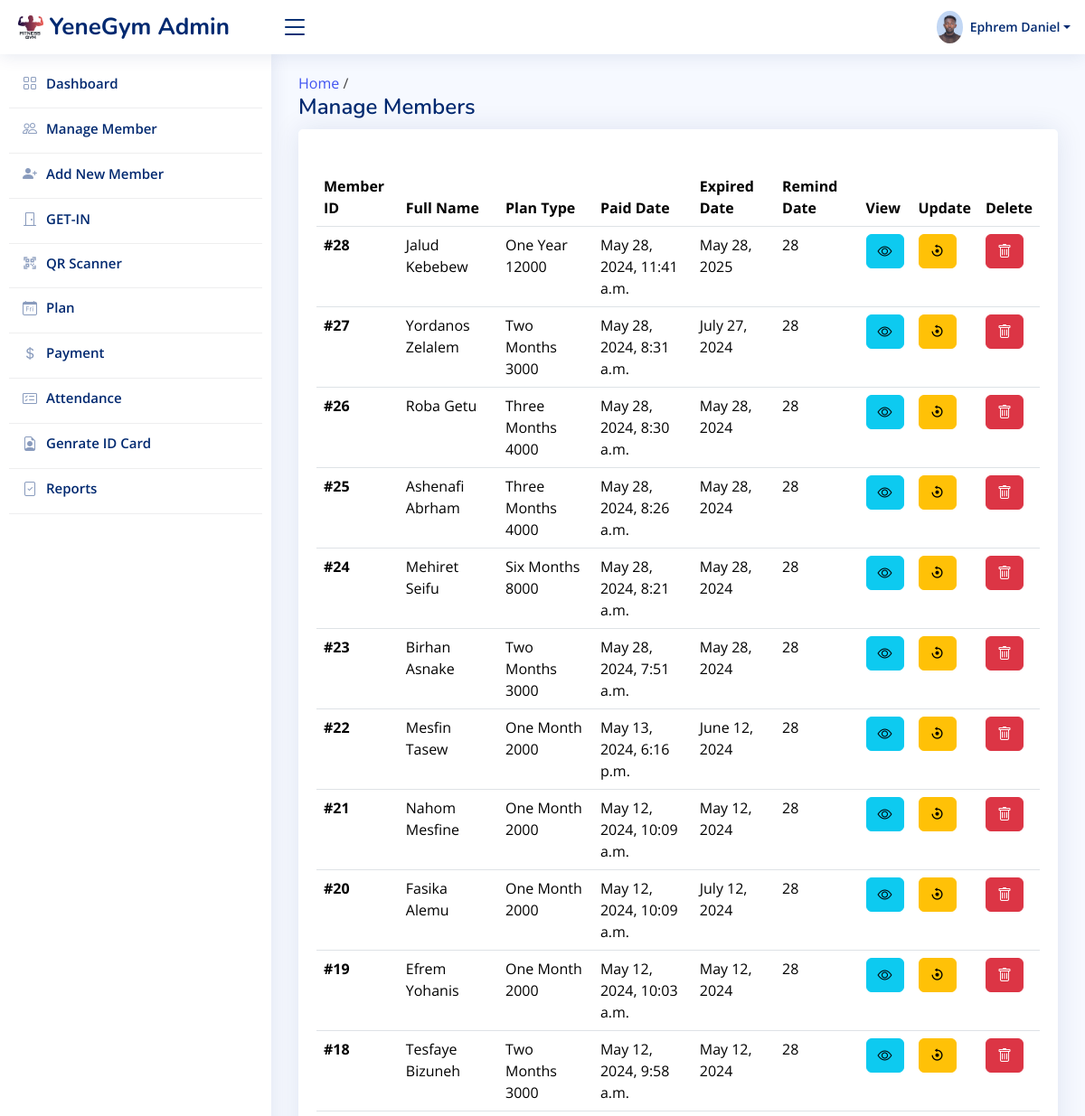
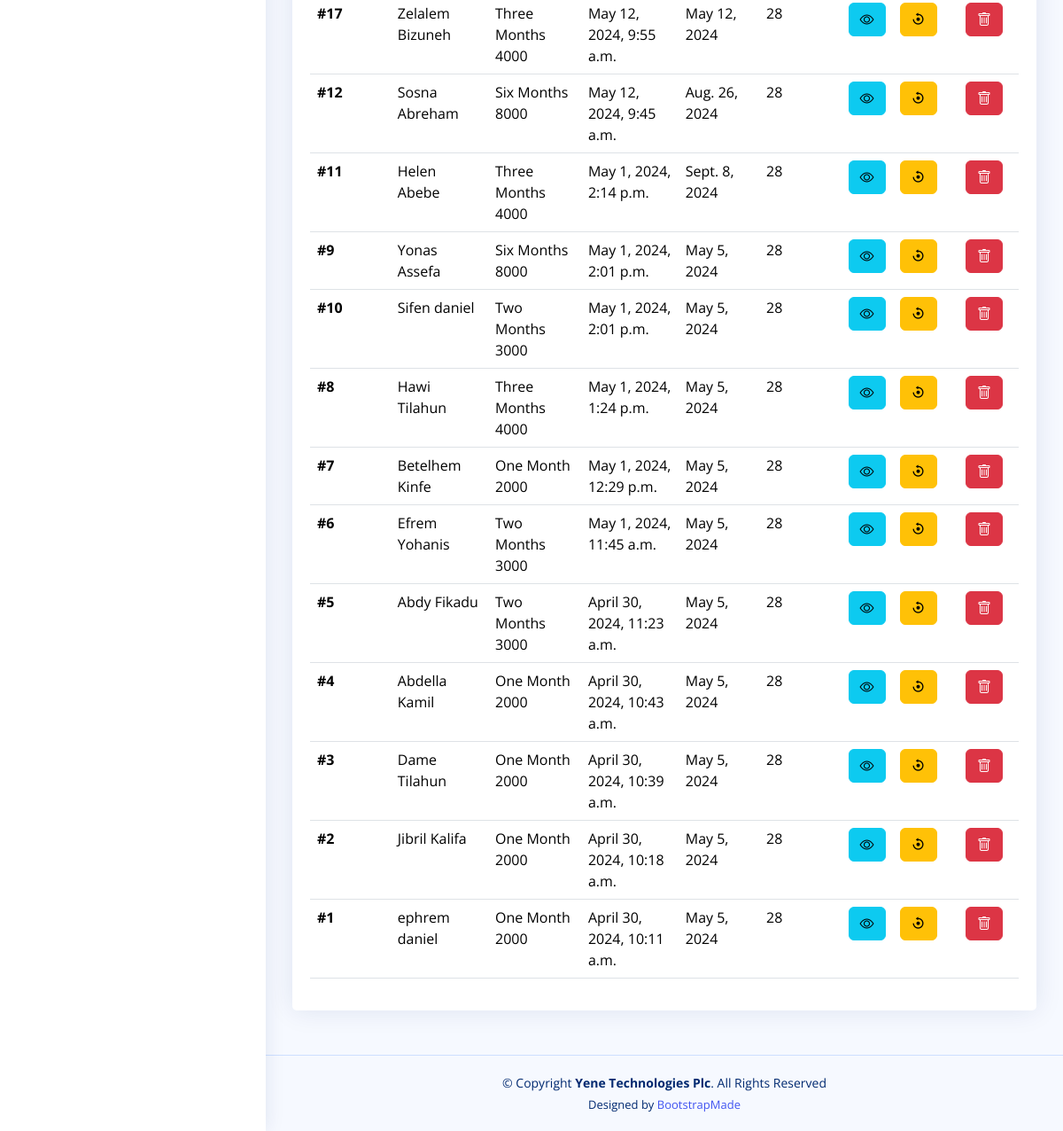
Screenshot of /manageMembers/ (signed in) with the database file from the repository (2 pictures, top to bottom).
### gymManagement/models.py (models this page shows, shortened)
class GymMember(models.Model):
    firstName=models.CharField(max_length=50)
    lastName=models.CharField(max_length=50)
    email=models.CharField(max_length=50)
    phone=models.CharField(max_length=14,default='0900000000')
    gender=models.CharField(max_length=8,default="Male")
    photo=models.ImageField(upload_to='upload/profile',blank=True,null=True,default='upload/profile/defaultUserImg.jpeg')
    plan=models.ForeignKey(Plan,on_delete=models.SET_NULL,null=True,blank=True)
    expireDate=models.DateField(default=datetime.date.today())
    joinedAt=models.DateField(default=datetime.date.today())
    paidAt=models.DateTimeField(default=datetime.datetime.today())
    active=models.BooleanField(default=True)

class Plan(models.Model):
    name=models.CharField(max_length=50,default='normal')
    title=models.CharField(max_length=50)
    period=models.IntegerField(default=30)
    price=models.IntegerField(default=0)
    createdAt=models.DateTimeField(default=datetime.datetime.today())
    def __str__(self) -> str:
        return self.title + " " + str(self.price)

### gymManagement/views.py (the view)
# urls.py: path('manageMembers/',views.manageMembers,name='manageMembers'),
def manageMembers(request):
    if request.user.is_authenticated:
        gymMembers=models.GymMember.objects.all().order_by('-paidAt')
        context={
            'gymMembers':gymMembers,
        }
        return render(request,'manageMembers.html',context)
    messages.error(request,'login first')
    return render(request,'login.html')

### gymManagement/templates/manageMembers.html (shortened to what this page needs)
{% extends 'base.html'%}
{% load static %}
{% block content %}
  <main id="main" class="main">
    <a href="{% url 'home' %}">Home</a>  /
    <div class="pagetitle">
      <h1>Manage Members</h1>
    </div>
    <section class="section">
      <div class="row">
        <div class="col-12 ">
      <div class="card overflow-auto">
        <div class="card-body">
          <h5 class="card-title"></h5>
          <table class="table datatable">
            <thead>
              <tr>
                <th scope="col">Member ID</th>
                <th scope="col">Full Name</th>
                <th scope="col">Plan Type</th>
                <th scope="col">Paid Date</th>
                <th scope="col">Expired Date</th>
                <th scope="col">Remind Date</th>
                <th scope="col">View</th>
                <th scope="col">Update</th>
                <th scope="col">Delete</th>
              </tr>
            </thead>
            <tbody>
              {% for gymMember in gymMembers %}
              <tr>
                <th scope="row">#{{gymMember.pk}}</th>
                <td>{{gymMember.firstName}} {{gymMember.lastName}}</td>
                <td>{{gymMember.plan}}</td>
                <td>{{gymMember.paidAt}}</td>
                <td>{{gymMember.expireDate}}</td>
                <td>28</td>
                <td><a href="{% url 'gymMemberProfile' id=gymMember.pk %}" class="btn btn-info"><i class="bi bi-eye"></i></a></td>
                <td><a href="{% url 'updateMember' id=gymMember.pk %}" class="btn btn-warning"><i class="bx bx-reset"></i></a></td>
                <td><button class="btn btn-danger"><i class="bi bi-trash"></i></button></td>
              </tr>{% endfor %}
            </tbody>
          </table>
        </div>
      </div>
    </div>
    </div>
    </section>
  </main>
{% endblock %}

### static/assets/css/style.css (style rules this page uses)
:root { scroll-behavior: smooth; }
body { font-family: "Open Sans", sans-serif; background: #f6f9ff; color: #444444; }
a { color: #4154f1; text-decoration: none; }
h1, h2, h3, h4, h5, h6 { font-family: "Nunito", sans-serif; }
#main { margin-top: 60px; padding: 20px 30px; transition: all 0.3s; }
.pagetitle { margin-bottom: 10px; }
.pagetitle h1 { font-size: 24px; margin-bottom: 0; font-weight: 600; color: #012970; }
.card { margin-bottom: 30px; border: none; border-radius: 5px; box-shadow: 0px 0 30px rgba(1, 41, 112, 0.1); }
.card-title { padding: 20px 0 15px 0; font-size: 18px; font-weight: 500; color: #012970; font-family: "Poppins", sans-serif; }
.card-body { padding: 0 20px 20px 20px; }
@media (min-width: 1200px) { #main, #footer { margin-left: 300px; } }

### rows the page displays
GymMember: pk "28", firstName "Jalud", lastName "Kebebew", plan "One Year 12000", paidAt "May 28, 2024, 11:41 a.m.", expireDate "May 28, 2025"
GymMember: pk "27", firstName "Yordanos", lastName "Zelalem", plan "Two Months 3000", paidAt "May 28, 2024, 8:31 a.m.", expireDate "July 27, 2024"
GymMember: pk "26", firstName "Roba", lastName "Getu", plan "Three Months 4000", paidAt "May 28, 2024, 8:30 a.m.", expireDate "May 28, 2024"
GymMember: pk "25", firstName "Ashenafi", lastName "Abrham", plan "Three Months 4000", paidAt "May 28, 2024, 8:26 a.m.", expireDate "May 28, 2024"
GymMember: pk "24", firstName "Mehiret", lastName "Seifu", plan "Six Months 8000", paidAt "May 28, 2024, 8:21 a.m.", expireDate "May 28, 2024"
GymMember: pk "23", firstName "Birhan", lastName "Asnake", plan "Two Months 3000", paidAt "May 28, 2024, 7:51 a.m.", expireDate "May 28, 2024"
GymMember: pk "22", firstName "Mesfin", lastName "Tasew", plan "One Month 2000", paidAt "May 13, 2024, 6:16 p.m.", expireDate "June 12, 2024"
GymMember: pk "21", firstName "Nahom", lastName "Mesfine", plan "One Month 2000", paidAt "May 12, 2024, 10:09 a.m.", expireDate "May 12, 2024"
GymMember: pk "20", firstName "Fasika", lastName "Alemu", plan "One Month 2000", paidAt "May 12, 2024, 10:09 a.m.", expireDate "July 12, 2024"
GymMember: pk "19", firstName "Efrem", lastName "Yohanis", plan "One Month 2000", paidAt "May 12, 2024, 10:03 a.m.", expireDate "May 12, 2024"
GymMember: pk "18", firstName "Tesfaye", lastName "Bizuneh", plan "Two Months 3000", paidAt "May 12, 2024, 9:58 a.m.", expireDate "May 12, 2024"
GymMember: pk "17", firstName "Zelalem", lastName "Bizuneh", plan "Three Months 4000", paidAt "May 12, 2024, 9:55 a.m.", expireDate "May 12, 2024"
GymMember: pk "12", firstName "Sosna", lastName "Abreham", plan "Six Months 8000", paidAt "May 12, 2024, 9:45 a.m.", expireDate "Aug. 26, 2024"
GymMember: pk "11", firstName "Helen", lastName "Abebe", plan "Three Months 4000", paidAt "May 1, 2024, 2:14 p.m.", expireDate "Sept. 8, 2024"
GymMember: pk "9", firstName "Yonas", lastName "Assefa", plan "Six Months 8000", paidAt "May 1, 2024, 2:01 p.m.", expireDate "May 5, 2024"
GymMember: pk "10", firstName "Sifen", lastName "daniel", plan "Two Months 3000", paidAt "May 1, 2024, 2:01 p.m.", expireDate "May 5, 2024"
GymMember: pk "8", firstName "Hawi", lastName "Tilahun", plan "Three Months 4000", paidAt "May 1, 2024, 1:24 p.m.", expireDate "May 5, 2024"
GymMember: pk "7", firstName "Betelhem", lastName "Kinfe", plan "One Month 2000", paidAt "May 1, 2024, 12:29 p.m.", expireDate "May 5, 2024"
GymMember: pk "6", firstName "Efrem", lastName "Yohanis", plan "Two Months 3000", paidAt "May 1, 2024, 11:45 a.m.", expireDate "May 5, 2024"
GymMember: pk "5", firstName "Abdy", lastName "Fikadu", plan "Two Months 3000", paidAt "April 30, 2024, 11:23 a.m.", expireDate "May 5, 2024"
GymMember: pk "4", firstName "Abdella", lastName "Kamil", plan "One Month 2000", paidAt "April 30, 2024, 10:43 a.m.", expireDate "May 5, 2024"
GymMember: pk "3", firstName "Dame", lastName "Tilahun", plan "One Month 2000", paidAt "April 30, 2024, 10:39 a.m.", expireDate "May 5, 2024"
GymMember: pk "2", firstName "Jibril", lastName "Kalifa", plan "One Month 2000", paidAt "April 30, 2024, 10:18 a.m.", expireDate "May 5, 2024"
GymMember: pk "1", firstName "ephrem", lastName "daniel", plan "One Month 2000", paidAt "April 30, 2024, 10:11 a.m.", expireDate "May 5, 2024"
